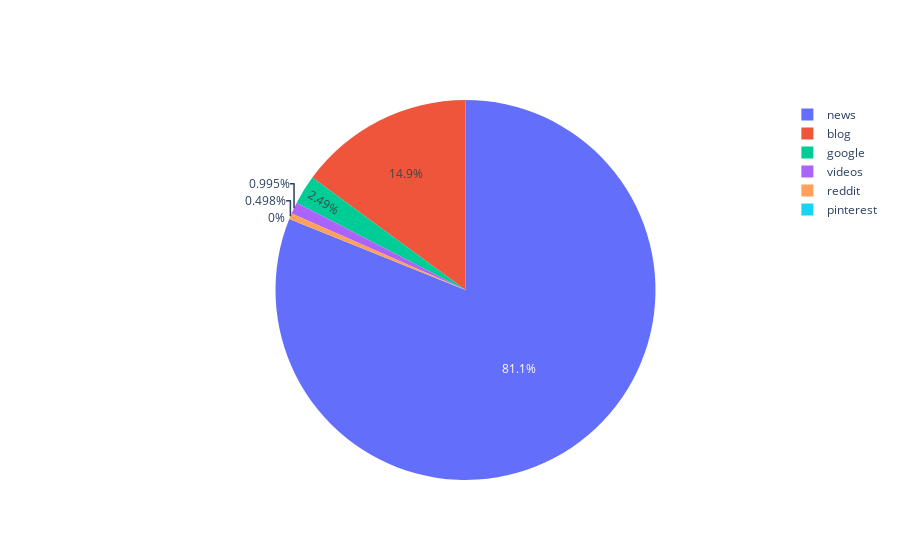

Notebook cell for this chart:
### Code cell
selected_filters = filters.value
selected_journal = journals.value
row = data.loc[data["journal_name"] == selected_journal]
d = row.T
d = d.drop(d.index[[0]])
d.reset_index(level=0, inplace=True)
d.columns = ['labels', 'values']
d.values
fig = go.Figure(data=[go.Pie(labels=[x for x in d.labels if x in selected_filters], values=[x[1] for x in d.values if x[0] in selected_filters])])
fig.show()

### Figure 1 — Plotly figure (JSON) as saved in the notebook; plotly's stock layout.template omitted (floating-point values rounded to 4 significant figures)
{"data": [{"labels": ["blog", "google", "news", "pinterest", "reddit", "videos"], "type": "pie", "values": [150, 25, 815, 0, 5, 10]}], "layout": {}}
